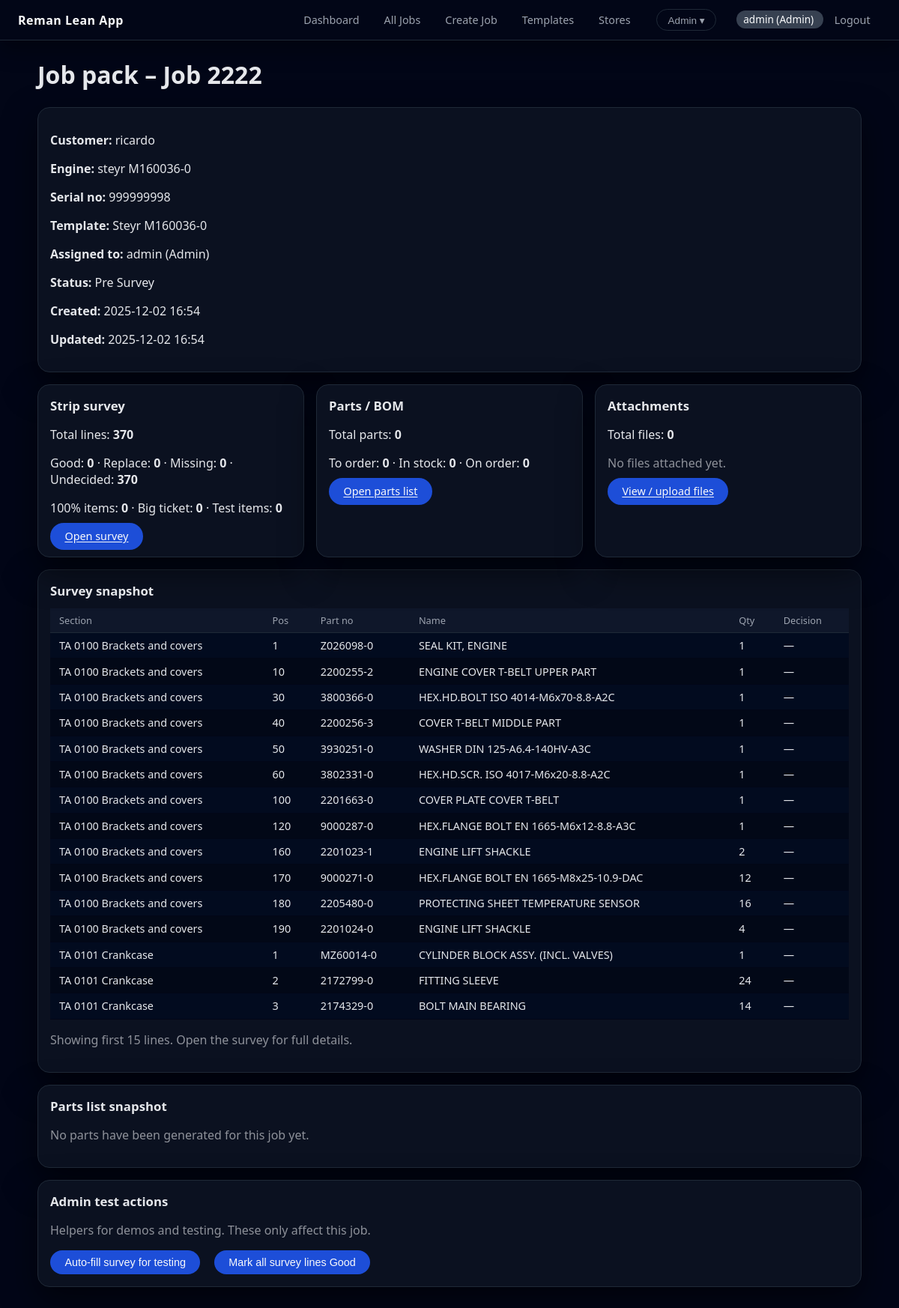
Screenshot of /jobs/2/pack (signed in) with the database file from the repository.
### models.py (models this page shows)
class User(db.Model):
    __tablename__ = "users"
    id = db.Column(db.Integer, primary_key=True)
    username = db.Column(db.String(64), unique=True, nullable=False)
    password_hash = db.Column(db.String(128), nullable=False)
    role = db.Column(db.Enum(RoleEnum), nullable=False)
    created_at = db.Column(db.DateTime, default=datetime.utcnow)
    assigned_jobs = db.relationship(
        "Job",
        foreign_keys="Job.assigned_to_id",
        back_populates="assigned_to",
        lazy="dynamic",
    )

class Job(db.Model):
    __tablename__ = "jobs"
    id = db.Column(db.Integer, primary_key=True)
    job_number = db.Column(db.String(64), unique=True, nullable=False)
    customer_name = db.Column(db.String(128))
    engine_type = db.Column(db.String(128))
    serial_number = db.Column(db.String(128))  # engine/part serial
    status = db.Column(
        db.Enum(JobStatusEnum),
        nullable=False,
        default=JobStatusEnum.PRE_SURVEY,
    )
    survey_layout = db.Column(
        db.String(32),
        nullable=False,
        default="classic",
    )
    created_at = db.Column(db.DateTime, default=datetime.utcnow)
    updated_at = db.Column(
        db.DateTime,
        default=datetime.utcnow,
        onupdate=datetime.utcnow,
    )
    template_id = db.Column(
        db.Integer,
        db.ForeignKey("templates.id"),
        nullable=True,
    )
    assigned_to_id = db.Column(
        db.Integer,
        db.ForeignKey("users.id"),
        nullable=True,
    )
    created_by_id = db.Column(
        db.Integer,
        db.ForeignKey("users.id"),
        nullable=True,
    )
    template = db.relationship("Template", back_populates="jobs")
    assigned_to = db.relationship(
        "User",
        foreign_keys=[assigned_to_id],
        back_populates="assigned_jobs",
    )
    created_by = db.relationship(
        "User",
        foreign_keys=[created_by_id],
    )
    pick_lists = db.relationship(
        "PickList",
        back_populates="job",
        cascade="all, delete-orphan",
        lazy="dynamic",
    )

class Template(db.Model):
    __tablename__ = "templates"
    id = db.Column(db.Integer, primary_key=True)
    name = db.Column(db.String(128), unique=True, nullable=False)
    engine_type = db.Column(db.String(128))
    is_locked = db.Column(db.Boolean, nullable=False, default=False)
    created_at = db.Column(db.DateTime, default=datetime.utcnow)
    updated_at = db.Column(
        db.DateTime,
        default=datetime.utcnow,
        onupdate=datetime.utcnow,
    )
    items = db.relationship(
        "TemplateItem",
        backref="template",
        cascade="all, delete-orphan",
    )
    groups = db.relationship(
        "TemplateGroup",
        backref="template",
        cascade="all, delete-orphan",
    )
    jobs = db.relationship(
        "Job",
        back_populates="template",
    )

class SurveyItem(db.Model):
    __tablename__ = "survey_items"
    id = db.Column(db.Integer, primary_key=True)
    job_id = db.Column(db.Integer, db.ForeignKey("jobs.id"), nullable=False)
    section = db.Column(db.String(64))
    pos = db.Column(db.Integer)
    part_no = db.Column(db.String(64))
    name = db.Column(db.String(128))
    qty = db.Column(db.Integer, default=1)
    always_replace = db.Column(db.Boolean, default=False)  # 100% replacement
    in_kit = db.Column(db.Boolean, default=False)  # supplied as part of a kit
    big_ticket = db.Column(db.Boolean, default=False)       # menu / upsell item
    requires_test = db.Column(db.Boolean, default=False)    # needs test before order
    requires_measurement = db.Column(
        db.Boolean,
        default=False,
    )  # measurement needed
    kit_name = db.Column(db.String(128))        # label that groups lines into a kit
    kit_master = db.Column(db.Boolean, default=False)  # is this the “boxed” kit line?
    condition = db.Column(db.String(32))
    decision = db.Column(db.Enum(DecisionEnum))
    notes = db.Column(db.Text)
    measurement_value = db.Column(db.String(32))
    measurement_unit = db.Column(db.String(16))
    spec_min = db.Column(db.String(32))
    spec_max = db.Column(db.String(32))
    measurement_result = db.Column(
        db.Enum(MeasurementResultEnum),
        default=MeasurementResultEnum.NOT_MEASURED,
    )

### app.py (the view)
@app.route("/jobs/<int:job_id>/pack")
@login_required
def job_pack(job_id):
    job = Job.query.get_or_404(job_id)
    survey_items = (
        SurveyItem.query.filter_by(job_id=job.id)
        .order_by(SurveyItem.section, SurveyItem.pos, SurveyItem.id)
        .all()
    )
    parts = (
        PartRequirement.query.filter_by(job_id=job.id)
        .order_by(PartRequirement.section, PartRequirement.pos, PartRequirement.id)
        .all()
    )
    attachments = Attachment.query.filter_by(job_id=job.id).all()
    total_lines = len(survey_items)
    always_replace_count = sum(1 for s in survey_items if s.always_replace)
    big_ticket_count = sum(1 for s in survey_items if getattr(s, "big_ticket", False))
    test_count = sum(1 for s in survey_items if getattr(s, "requires_test", False))
    good_count = sum(1 for s in survey_items if s.decision == DecisionEnum.REUSE)
    replace_count = sum(1 for s in survey_items if s.decision == DecisionEnum.REPLACE)
    scrap_count = sum(1 for s in survey_items if s.decision == DecisionEnum.SCRAP)
    undecided_count = sum(1 for s in survey_items if s.decision is None)
    survey_counts = {
        "total": total_lines,
        "always": always_replace_count,
        "big_ticket": big_ticket_count,
        "test": test_count,
        "good": good_count,
        "replace": replace_count,
        "scrap": scrap_count,
        "undecided": undecided_count,
    }
    return render_template(
        "job_pack.html",
        job=job,
        survey_items=survey_items,
        parts=parts,
        attachments=attachments,
        survey_counts=survey_counts,
    )

### templates/job_pack.html (shortened to what this page needs)
{% extends "base.html" %}
{% block content %}
<h1>Job pack – Job {{ job.job_number }}</h1>
<div class="card">
    <p><strong>Customer:</strong> {{ job.customer_name or "—" }}</p>
    <p><strong>Engine:</strong> {{ job.engine_type or "—" }}</p>
    <p><strong>Serial no:</strong> {{ job.serial_number or "—" }}</p>
    {% if job.template %}
        <p><strong>Template:</strong> {{ job.template.name }}</p>
    {% endif %}
    {% if job.assigned_to %}
        <p><strong>Assigned to:</strong> {{ job.assigned_to.username }} ({{ job.assigned_to.role.value }})</p>
    {% else %}
        <p><strong>Assigned to:</strong> Unassigned</p>
    {% endif %}
    <p>
        <strong>Status:</strong>
        <span class="status-pill status-{{ job.status.value }}">
            {{ job.status.value | replace('_', ' ') | title }}
        </span>
    </p>
    <p><strong>Created:</strong> {{ job.created_at.strftime('%Y-%m-%d %H:%M') }}</p>
    <p><strong>Updated:</strong> {{ job.updated_at.strftime('%Y-%m-%d %H:%M') if job.updated_at else "—" }}</p>
</div>
<div class="grid-3">
    <div class="card">
        <h2>Strip survey</h2>
        {% set sc = survey_counts %}
        <p>Total lines: <strong>{{ sc.total }}</strong></p>
        <p>
            Good: <strong>{{ sc.good }}</strong> ·
            Replace: <strong>{{ sc.replace }}</strong> ·
            Missing: <strong>{{ sc.scrap }}</strong> ·
            Undecided: <strong>{{ sc.undecided }}</strong>
        </p>
        <p>
            100% items: <strong>{{ sc.always }}</strong> ·
            Big ticket: <strong>{{ sc.big_ticket }}</strong> ·
            Test items: <strong>{{ sc.test }}</strong>
        </p>
        <a class="button" href="{{ url_for('job_survey', job_id=job.id) }}">
            Open survey
        </a>
    </div>
    <div class="card">
        <h2>Parts / BOM</h2>
        <p>Total parts: <strong>{{ parts|length }}</strong></p>
        <p>
            To order:
            <strong>
                {{
                    parts
                    |selectattr('stock_status', 'equalto', StockStatusEnum.TO_ORDER)
                    |list
                    |length
                }}
            </strong>
            · In stock:
            <strong>
                {{
                    parts
                    |selectattr('stock_status', 'equalto', StockStatusEnum.IN_STOCK)
                    |list
                    |length
                }}
            </strong>
            · On order:
            <strong>
                {{
                    parts
                    |selectattr('stock_status', 'equalto', StockStatusEnum.ON_ORDER)
                    |list
                    |length
                }}
            </strong>
        </p>
        <a class="button" href="{{ url_for('job_parts', job_id=job.id) }}">
            Open parts list
        </a>
    </div>
    <div class="card">
        <h2>Attachments</h2>
        <p>Total files: <strong>{{ attachments|length }}</strong></p>
        {% if attachments %}
            <ul class="compact-list">
                {% for att in attachments[:5] %}
                    <li>{{ att.filename }}</li>
                {% endfor %}
                {% if attachments|length > 5 %}
                    <li>… +{{ attachments|length - 5 }} more</li>
                {% endif %}
            </ul>
        {% else %}
            <p class="text-muted">No files attached yet.</p>
        {% endif %}
        <a class="button" href="{{ url_for('job_attachments', job_id=job.id) }}">
            View / upload files
        </a>
    </div>
</div>
<div class="card">
    <h2>Survey snapshot</h2>
    {% if not survey_items %}
        <p class="text-muted">No survey lines yet.</p>
    {% else %}
        <table class="strip-survey-table">
            <thead>
                <tr>
                    <th>Section</th>
                    <th>Pos</th>
                    <th>Part no</th>
                    <th>Name</th>
                    <th>Qty</th>
                    <th>Decision</th>
                </tr>
            </thead>
            <tbody>
                {% for item in survey_items[:15] %}
                    <tr>
                        <td>{{ item.section or "—" }}</td>
                        <td>{{ item.pos or "—" }}</td>
                        <td>{{ item.part_no or "—" }}</td>
                        <td>{{ item.name or "—" }}</td>
                        <td>{{ item.qty or 0 }}</td>
                        <td>
                            {% if item.decision %}
                                {{ item.decision.value }}
                            {% else %}
                                —
                            {% endif %}
                        </td>
                    </tr>
                {% endfor %}
            </tbody>
        </table>
        {% if survey_items|length > 15 %}
            <p class="text-muted">Showing first 15 lines. Open the survey for full details.</p>
        {% endif %}
    {% endif %}
</div>
<div class="card">
    <h2>Parts list snapshot</h2>
    {% if not parts %}
        <p class="text-muted">No parts have been generated for this job yet.</p>
    {% endif %}
</div>
{% if current_user.role.value == 'Admin' %}
<div class="card">
    <h2>Admin test actions</h2>
    <p class="text-muted">
        Helpers for demos and testing. These only affect this job.
    </p>
    <div class="actions">
        <form
            method="post"
            action="{{ url_for('admin_autofill_survey', job_id=job.id) }}"
            class="inline-form"
            onsubmit="return confirm('Auto-fill this survey for testing?');"
        >
            <button type="submit" class="button">
                Auto-fill survey for testing
            </button>
        </form>
        <form
            method="post"
            action="{{ url_for('admin_mark_all_good', job_id=job.id) }}"
            class="inline-form"
            onsubmit="return confirm('Mark ALL survey lines as Good for this job?');"
        >
            <button type="submit" class="button">
                Mark all survey lines Good
            </button>
        </form>
    </div>
</div>
{% endif %}
{% endblock %}

### templates/base.html (shortened to what this page needs)
<!doctype html>
<html lang="en">
<head>
    <link rel="stylesheet" href="{{ url_for('static', filename='style.css') }}">
</head>
<body>
    <header class="top-bar">
        <div class="brand">Reman Lean App</div>
        <nav class="nav">
            {% if current_user %}
                {% set role = current_user.role.value %}
                {% if role in ['Admin', 'Office'] %}
                    <a href="{{ url_for('dashboard') }}">Dashboard</a>
                    <a href="{{ url_for('jobs_list') }}">All Jobs</a>
                    <a href="{{ url_for('job_create') }}">Create Job</a>
                    <a href="{{ url_for('templates_list') }}">Templates</a>
                    <a href="{{ url_for('stores_hub', view='per_engine') }}">Stores</a>
                {% elif role == 'Stores' %}
                    <a href="{{ url_for('stores_hub', view='master') }}">Stores</a>
                {% else %}
                    <a href="{{ url_for('dashboard') }}">Dashboard</a>
                    <a href="{{ url_for('jobs_list') }}">All Jobs</a>
                {% endif %}
                {% if role == 'Admin' %}
                    <div class="nav-admin-dropdown">
                        <button class="nav-admin-trigger" type="button">
                            Admin ▾
                        </button>
                    </div>
                {% endif %}
                <span class="user-pill">
                    {{ current_user.username }} ({{ current_user.role.value }})
                </span>
                <a href="{{ url_for('logout') }}">Logout</a>
            {% endif %}
        </nav>
    </header>
    <main class="container">
        {% block content %}{% endblock %}
    </main>
</body>
</html>

### rows the page displays
User: username "admin", role.value "Admin", assigned_to.username "admin", assigned_to.role.value "Admin"
Job: job_number "2222", customer_name "ricardo", engine_type "steyr M160036-0", serial_number "999999998", status.value "Pre Survey", created_at "2025-12-02 16:54", updated_at "2025-12-02 16:54"
Template: template.name "Steyr M160036-0"
SurveyItem: section "TA 0100 Brackets and covers", pos "1", part_no "Z026098-0", name "SEAL KIT, ENGINE", qty "1"
SurveyItem: section "TA 0100 Brackets and covers", pos "10", part_no "2200255-2", name "ENGINE COVER T-BELT UPPER PART", qty "1"
SurveyItem: section "TA 0100 Brackets and covers", pos "30", part_no "3800366-0", name "HEX.HD.BOLT ISO 4014-M6x70-8.8-A2C", qty "1"
SurveyItem: section "TA 0100 Brackets and covers", pos "40", part_no "2200256-3", name "COVER T-BELT MIDDLE PART", qty "1"
SurveyItem: section "TA 0100 Brackets and covers", pos "50", part_no "3930251-0", name "WASHER DIN 125-A6.4-140HV-A3C", qty "1"
SurveyItem: section "TA 0100 Brackets and covers", pos "60", part_no "3802331-0", name "HEX.HD.SCR. ISO 4017-M6x20-8.8-A2C", qty "1"
SurveyItem: section "TA 0100 Brackets and covers", pos "100", part_no "2201663-0", name "COVER PLATE COVER T-BELT", qty "1"
SurveyItem: section "TA 0100 Brackets and covers", pos "120", part_no "9000287-0", name "HEX.FLANGE BOLT EN 1665-M6x12-8.8-A3C", qty "1"
SurveyItem: section "TA 0100 Brackets and covers", pos "160", part_no "2201023-1", name "ENGINE LIFT SHACKLE", qty "2"
SurveyItem: section "TA 0100 Brackets and covers", pos "170", part_no "9000271-0", name "HEX.FLANGE BOLT EN 1665-M8x25-10.9-DAC", qty "12"
SurveyItem: section "TA 0100 Brackets and covers", pos "180", part_no "2205480-0", name "PROTECTING SHEET TEMPERATURE SENSOR", qty "16"
SurveyItem: section "TA 0100 Brackets and covers", pos "190", part_no "2201024-0", name "ENGINE LIFT SHACKLE", qty "4"
SurveyItem: section "TA 0101 Crankcase", pos "1", part_no "MZ60014-0", name "CYLINDER BLOCK ASSY. (INCL. VALVES)", qty "1"
SurveyItem: section "TA 0101 Crankcase", pos "2", part_no "2172799-0", name "FITTING SLEEVE", qty "24"
SurveyItem: section "TA 0101 Crankcase", pos "3", part_no "2174329-0", name "BOLT MAIN BEARING", qty "14"

### other values shown
{{ sc.total }} "370"
{{ sc.good }} "0"
{{ sc.replace }} "0"
{{ sc.scrap }} "0"
{{ sc.undecided }} "370"
{{ sc.always }} "0"
{{ sc.big_ticket }} "0"
{{ sc.test }} "0"
{{ parts|length }} "0"
{{ attachments|length }} "0"
